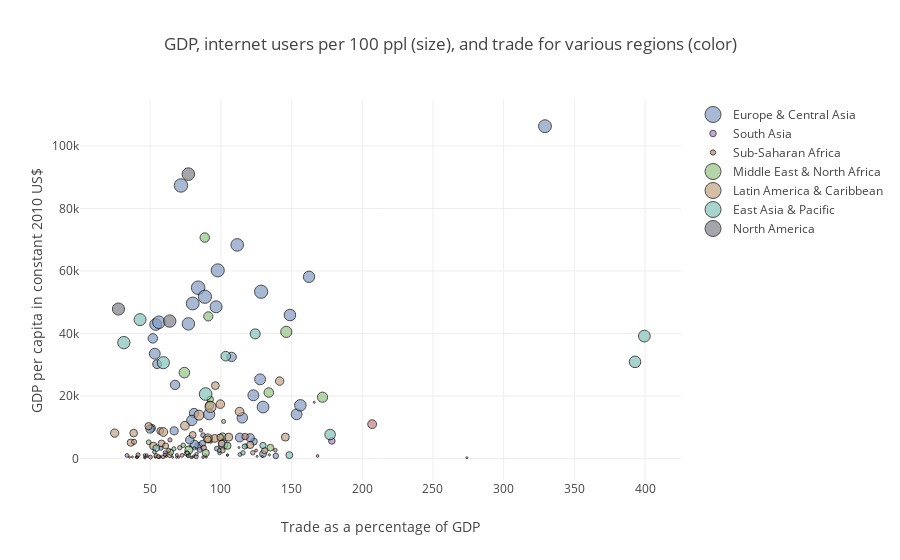

Write notebook code for a chart like this one.
### Markdown cell above
We can get a lot more fancy than merely dot plots though.  For instance, let's say I wanted a bubble chart.  In this case, I'm creating a trace for each region of the world.  I don't want to manually write each trace... that's prone to errors, and I'm lazy anyway.  Instead I'll create a function that returns a tuple of my `x` value, `y` value, `sz` size (that I want my bubble to be), and `tx` text (that I want to appear when I hover over the bubble).  Note that the division of labor between the `for` loop below and the `create_trace` function is kind of artibitrary.  It would have been cleaner, for instance, if my `create_trace` actually returned a `trace` object, and then all my `for` loop would do is append each `trace` to the `data` list.

### Code cell
def create_trace(resp, x_name, y_name, sz_name, tx_name):
    x = bDF_keep[x_name][bDF_keep.region == resp] # Let's talk about what's happening here
    y = bDF_keep[y_name][bDF_keep.region == resp]
    sz = bDF_keep[sz_name][bDF_keep.region == resp]
    tx = bDF_keep[tx_name][bDF_keep.region == resp]
    return (x, y, sz, tx)

regions = bDF_keep.region.unique()
data = []
# Let's talk about where I get colors from
colors = ['#839cc4', '#ad83c4', '#c48383', '#93c483', '#c4a283', '#83c4b8', '#7f8187']
for i, r in enumerate(regions):
    x_val, y_val, sz_val, tx_val = create_trace(r, 'NE.TRD.GNFS.ZS', 'NY.GDP.PCAP.CD', 
                                        'IT.NET.USER.P2', 'country_name')
    trace_val = Scatter(
        x = x_val,
        y = y_val,
        text = tx_val,
        name = r,
        mode = 'markers',
        marker = dict(
            color = colors[i],
            size = sz_val,
            sizemode = 'area',
            sizemin = 1
            ),
        line = dict(
            width = 2,
            color = 'rgb(0,0,0)')
        )
    data.append(trace_val)

layout = dict(
    title = 'GDP, internet users per 100 ppl (size), and trade for various regions (color)',
    hovermode = 'closest',
    yaxis = dict(zeroline = False,
        title = 'GDP per capita in constant 2010 US$',

        ),
    xaxis = dict(zeroline = False,
        title = 'Trade as a percentage of GDP',

        )
    )

fig = dict(data = data, layout = layout)
iplot(fig)

### Figure 1 — Plotly figure (JSON) as saved in the notebook; plotly's stock layout.template omitted (floating-point values rounded to 4 significant figures)
{"data": [{"line": {"color": "rgb(0,0,0)", "width": 2}, "marker": {"color": "#839cc4", "size": [73.15, 26.7, 9.177, 71.9, 19.67, 66.81, 39.44, 33.44, 23.38, 79.23, 44.3, 59.78, 77.39, 85.63, 59.04, 69.76, 82.31, 69.45, 79.01, 12.78, 38.83, 45.42, 58.77, null, 64.63, 91.53, 44.72, 11.07, 15.24, null, 54.96, 82.82, 63.14, 23.78, 44.7, 32.93, 87.62, 89.86, 53.57, 44.83, 32.44, 26.83, 35.62, 65.95, 59.58, 87.67, 8.683, 1.702, 33.13, 11.82, 9.49], "sizemin": 1, "sizemode": "area"}, "mode": "markers", "name": "Europe & Central Asia", "text": ["Andorra", "Albania", "Armenia", "Austria", "Azerbaijan", "Belgium", "Bulgaria", "Bosnia and Herzegovina", "Belarus", "Switzerland", "Cyprus", "Czech Republic", "Germany", "Denmark", "Spain", "Estonia", "Finland", "France", "United Kingdom", "Georgia", "Greece", "Croatia", "Hungary", "Isle of Man", "Ireland", "Iceland", "Italy", "Kazakhstan", "Kyrgyz Republic", "Kosovo", "Lithuania", "Luxembourg", "Latvia", "Moldova", "Macedonia, FYR", "Montenegro", "Netherlands", "Norway", "Poland", "Portugal", "Romania", "Russian Federation", "Serbia", "Slovak Republic", "Slovenia", "Sweden", "Tajikistan", "Turkmenistan", "Turkey", "Ukraine", "Uzbekistan"], "type": "scatter", "x": [null, 84.09, 57.51, 96.58, 86.88, 148.8, 113.3, 81.19, 123.4, 111.5, 107.6, 123.0, 76.99, 97.78, 53.22, 129.8, 80.07, 53.88, 56.13, 84.95, 54.87, 81.01, 153.5, null, 162.3, 83.9, 51.85, 87.41, 138.8, 68.35, 115.1, 329.2, 91.71, 129.8, 101.6, 120.7, 128.5, 71.75, 79.46, 67.57, 66.96, 51.17, 77.96, 156.2, 127.8, 88.68, 82.48, 112.8, 49.93, 97.16, 77.1], "y": [45560.0, 4029.0, 3306.0, 48540.0, 4792.0, 45900.0, 6728.0, 4556.0, 5429.0, 68340.0, 32510.0, 20230.0, 43080.0, 60190.0, 33540.0, 16470.0, 49600.0, 42880.0, 43600.0, 2791.0, 30180.0, 14530.0, 14140.0, 66760.0, 58130.0, 54650.0, 38440.0, 7483.0, 853.1, 3084.0, 13030.0, 106300.0, 14180.0, 1484.0, 4484.0, 6660.0, 53360.0, 87340.0, 12200.0, 23550.0, 8857.0, 9766.0, 5994.0, 17030.0, 25330.0, 51760.0, 635.7, 3529.0, 9439.0, 3168.0, 1012.0]}, {"line": {"color": "rgb(0,0,0)", "width": 2}, "marker": {"color": "#ad83c4", "size": [2.43, 2.467, 6.547, 4.483, 6.153, 21.43, 1.703, 7.1], "sizemin": 1, "sizemode": "area"}, "mode": "markers", "name": "South Asia", "text": ["Afghanistan", "Bangladesh", "Bhutan", "India", "Sri Lanka", "Maldives", "Nepal", "Pakistan"], "type": "scatter", "x": [68.72, 40.89, 99.06, 47.54, 60.37, 178.5, 45.9, 33.55], "y": [407.8, 614.9, 1784.0, 1066.0, 1935.0, 5624.0, 452.0, 1002.0]}, {"line": {"color": "rgb(0,0,0)", "width": 2}, "marker": {"color": "#c48383", "size": [1.967, 0.8033, 1.96, 0.9333, 5.893, 1.059, 1.9, 3.39, 3.849, 3, 14.43, 0.4533, 6.226, 4.52, 0.88, 6.905, 2.288, 1.836, 8.887, 1.027, 3.582, 1.31, 1.393, 1.717, 1.861, 21.51, 0.912, 5.555, 0.6168, 14.21, 4.772, 8.66, 7.17, 0.2499, 15.49, 6.63, 39.41, 1.179, 2.4, 1.967, 7.117, 8.832, 0.4567, 5.577, 3.5], "sizemin": 1, "sizemode": "area"}, "mode": "markers", "name": "Sub-Saharan Africa", "text": ["Angola", "Burundi", "Benin", "Burkina Faso", "Botswana", "Central African Republic", "Côte d'Ivoire", "Cameroon", "Congo, Rep.", "Comoros", "Cabo Verde", "Ethiopia", "Gabon", "Ghana", "Guinea", "Gambia, The", "Guinea-Bissau", "Equatorial Guinea", "Kenya", "Liberia", "Lesotho", "Madagascar", "Mali", "Mozambique", "Mauritania", "Mauritius", "Malawi", "Namibia", "Niger", "Nigeria", "Rwanda", "Sudan", "Senegal", "Sierra Leone", "São Tomé and Principe", "Swaziland", "Seychelles", "Chad", "Togo", "Tanzania", "Uganda", "South Africa", "Congo, Dem. Rep.", "Zambia", "Zimbabwe"], "type": "scatter", "x": [118.4, 46.28, 55.67, 37.39, 92.84, 35.31, 89.16, 45.98, 124.9, 61.33, 87.86, null, 85.88, 68.82, 65.84, 59.16, 53.55, 166.0, 54.11, 274.0, 168.4, 79.95, 57.0, 70.17, 104.6, 117.1, 56.7, 117.7, 55.98, 63.75, 40.78, 41.4, 72.45, 40.11, null, 138.5, 207.0, 80.71, 89.64, 47.9, 50.18, 63.99, 79.08, 60.45, 87.39], "y": [3691.0, 177.4, 749.5, 531.9, 5448.0, 440.8, 1190.0, 1142.0, 2594.0, 748.3, 3454.0, 316.6, 9053.0, 1143.0, 423.5, 559.4, 508.7, 18000.0, 913.1, 247.8, 834.5, 422.9, 656.8, 460.1, 1078.0, 7039.0, 381.1, 4110.0, 332.7, 1200.0, 473.2, 1171.0, 1020.0, 431.7, 1074.0, 2663.0, 10990.0, 844.9, 486.5, 618.7, 475.5, 5965.0, 290.1, 1201.0, 439.9]}, {"line": {"color": "rgb(0,0,0)", "width": 2}, "marker": {"color": "#93c483", "size": [62.67, 45.95, 2.627, 10.29, 18.01, 11.76, 0.9967, 56.88, 23, 42.53, 23.8, 8.174, 31.97, 51.95, 21.16, 44.8, 34.67, 26.23, 25.92, 7.287], "sizemin": 1, "sizemode": "area"}, "mode": "markers", "name": "Middle East & North Africa", "text": ["United Arab Emirates", "Bahrain", "Djibouti", "Algeria", "Egypt, Arab Rep.", "Iran, Islamic Rep.", "Iraq", "Israel", "Jordan", "Kuwait", "Lebanon", "Libya", "Morocco", "Malta", "Oman", "Qatar", "Saudi Arabia", "Tunisia", "West Bank and Gaza", "Yemen, Rep."], "type": "scatter", "x": [146.3, 133.9, 134.2, 73.32, 64.44, 48.95, 77.95, 74.19, 135.0, 91.09, 101.2, 101.9, 77.36, 171.9, 92.47, 88.56, 91.94, 104.6, 89.28, null], "y": [40510.0, 21130.0, 1191.0, 4243.0, 2031.0, 5206.0, 3788.0, 27490.0, 3476.0, 45470.0, 7145.0, 11870.0, 2767.0, 19630.0, 18900.0, 70690.0, 17010.0, 4103.0, 1798.0, 1261.0]}, {"line": {"color": "rgb(0,0,0)", "width": 2}, "marker": {"color": "#c4a283", "size": [29.35, 38, 30.81, 26.03, 13.27, 34.64, 61.43, 38.25, 25.8, 31.67, 12.99, 41.15, 22.07, 18.07, 23.17, 8.3, 18.63, 9.6, 7.633, 23, 49.47, 31.97, 22.95, 5.5, 31.73, 29.06, 35.79, 14.79, 9.433, 22.18, 37.13, 38.37, 22.67, 26.47], "sizemin": 1, "sizemode": "area"}, "mode": "markers", "name": "Latin America & Caribbean", "text": ["Argentina", "Antigua and Barbuda", "Bahamas, The", "Belize", "Bolivia", "Brazil", "Barbados", "Chile", "Colombia", "Costa Rica", "Cuba", "Dominica", "Dominican Republic", "Ecuador", "Grenada", "Guatemala", "Guyana", "Honduras", "Haiti", "Jamaica", "St. Kitts and Nevis", "St. Lucia", "Mexico", "Nicaragua", "Panama", "Peru", "Puerto Rico", "Paraguay", "El Salvador", "Suriname", "Trinidad and Tobago", "Uruguay", "St. Vincent and the Grenadines", "Venezuela, RB"], "type": "scatter", "x": [38.3, 113.2, 96.09, 120.7, 75.85, 24.89, 92.67, 74.53, 36.22, 95.61, 38.6, 90.77, 57.99, 60.92, 80.07, 63.04, 130.9, 122.6, 55.8, 100.6, 84.48, 105.5, 57.06, 82.75, 145.6, 52.25, 141.5, 101.1, 70.88, 99.49, 99.62, 59.27, 90.82, 48.85], "y": [8139.0, 15010.0, 23340.0, 4351.0, 1634.0, 8143.0, 16520.0, 10510.0, 5085.0, 6436.0, 5358.0, 6436.0, 4856.0, 4040.0, 7555.0, 2621.0, 2534.0, 1865.0, 653.0, 4808.0, 13880.0, 6862.0, 8821.0, 1449.0, 6859.0, 4012.0, 24780.0, 2657.0, 3453.0, 6799.0, 17410.0, 8496.0, 6174.0, 10360.0]}, {"line": {"color": "rgb(0,0,0)", "width": 2}, "marker": {"color": "#83c4b8", "size": [71.79, 46.56, 22.5, 13.63, 14.49, 66.97, 6.875, 75.9, 0.51, 7.323, 80.47, 3.73, 50.19, 4.717, 9.6, 55.8, 73.83, 7.063, null, 1.517, 69.3, 3, 19.44, 0.1634, 8.43, 15, 23.74, 7.19, 5.261], "sizemin": 1, "sizemode": "area"}, "mode": "markers", "name": "East Asia & Pacific", "text": ["Australia", "Brunei Darussalam", "China", "Fiji", "Micronesia, Fed. Sts.", "Hong Kong SAR, China", "Indonesia", "Japan", "Cambodia", "Kiribati", "Korea, Rep.", "Lao PDR", "Macao SAR, China", "Marshall Islands", "Mongolia", "Malaysia", "New Zealand", "Philippines", "Palau", "Papua New Guinea", "Singapore", "Solomon Islands", "Thailand", "Timor-Leste", "Tonga", "Tuvalu", "Vietnam", "Vanuatu", "Samoa"], "type": "scatter", "x": [42.82, 103.4, 54.22, 116.9, null, 392.9, 52.97, 31.35, 125.6, 113.4, 89.2, 76.55, 124.3, null, 115.6, 177.2, 59.29, 76.16, 123.6, null, 399.5, 104.7, 129.7, 129.3, 66.76, null, 148.4, 98.87, 81.16], "y": [44430.0, 32740.0, 3305.0, 3876.0, 2535.0, 30940.0, 2097.0, 37070.0, 702.5, 1304.0, 20640.0, 853.1, 39870.0, 2904.0, 1830.0, 7680.0, 30670.0, 1815.0, 9566.0, 1142.0, 39170.0, 1139.0, 4193.0, 668.5, 3116.0, 2875.0, 1105.0, 2578.0, 3227.0]}, {"line": {"color": "rgb(0,0,0)", "width": 2}, "marker": {"color": "#7f8187", "size": [79.97, 76.73, 73.33], "sizemin": 1, "sizemode": "area"}, "mode": "markers", "name": "North America", "text": ["Bermuda", "Canada", "United States"], "type": "scatter", "x": [77.0, 63.82, 27.56], "y": [90970.0, 43970.0, 47820.0]}], "layout": {"hovermode": "closest", "title": "GDP, internet users per 100 ppl (size), and trade for various regions (color)", "xaxis": {"title": "Trade as a percentage of GDP", "zeroline": false}, "yaxis": {"title": "GDP per capita in constant 2010 US$", "zeroline": false}}}
